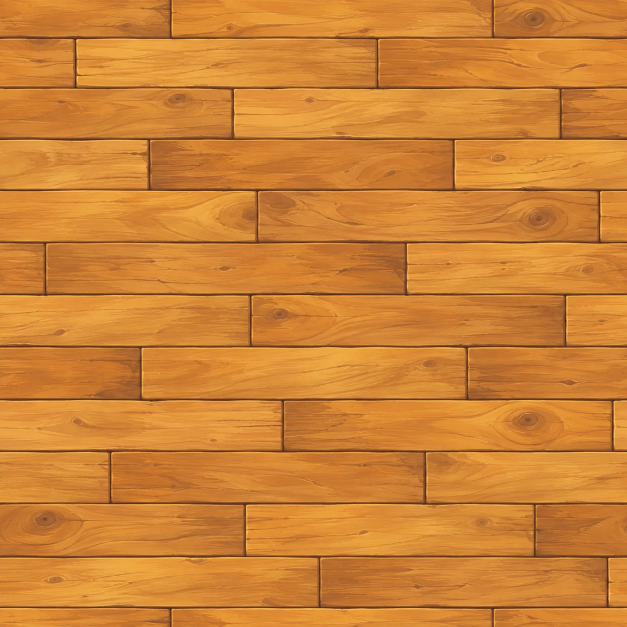
#> input picture art/source/round1/floor_t1_v1.webp, 1254 x 1254 px (shown at 1/2 size)
$ python mock_room.py out.png --path ../source/round1/floor_t1_v1.webp
#> lines starting #> are read from the running program, lines starting #| are printed output that depends on the picture
#!/usr/bin/env python3
"""mock_room.py: a quick room mock at the game's REAL tile size, to judge scale and repetition.

  mock_room.py OUT.jpg --wall W.png --floor F.png [--rug R.png] [--grass G.png] [--path P.png]
                       [--tile 96] [--cols 14] [--rows 9]

Single tiles hide problems a whole room shows: a floor that reads as stripes, a wall that repeats in a
grid, an object (like a rug) that is not a tile. Needs Pillow.
"""
import argparse
from PIL import Image

ap = argparse.ArgumentParser()
ap.add_argument("out")
for k in ("wall", "floor", "rug", "grass", "path"):
    ap.add_argument("--" + k)
ap.add_argument("--tile", type=int, default=96); ap.add_argument("--cols", type=int, default=14); ap.add_argument("--rows", type=int, default=9)
a = ap.parse_args()
T = a.tile
def load(p): return Image.open(p).convert("RGB").resize((T, T), Image.LANCZOS) if p else None
wall, floor, rug, grass, path = (load(getattr(a, k)) for k in ("wall", "floor", "rug", "grass", "path"))
#> in load (call 5), `def load(p): return Image.open(p).convert("RGB").resize((T, T), Image...`:
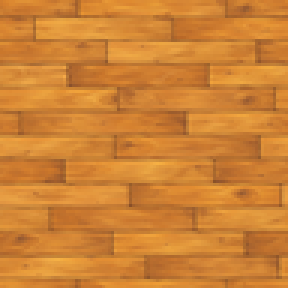
#> returned value: PIL image 96x96 RGB (shown 3 times larger); mean R, G, B 206.6, 130.6, 52.8
if not (wall and floor):
#> (the run stopped early here; a loop or call above may not have finished)

$ run again, on art/source/round1/floor_t2_v1.webp
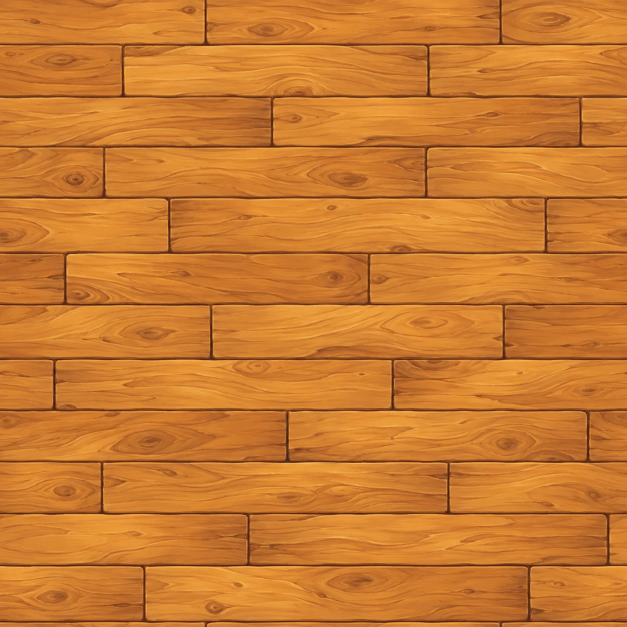
#> input picture art/source/round1/floor_t2_v1.webp, 1254 x 1254 px (shown at 1/2 size)
#> in load (call 5), `def load(p): return Image.open(p).convert("RGB").resize((T, T), Image...`:
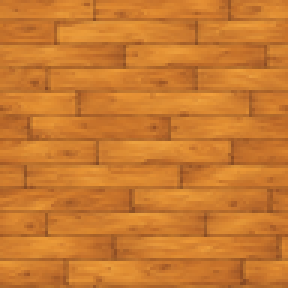
#> returned value: PIL image 96x96 RGB (shown 3 times larger); mean R, G, B 202.6, 122.5, 47.2

$ run again, on art/source/round1/floor_t2_v2.webp
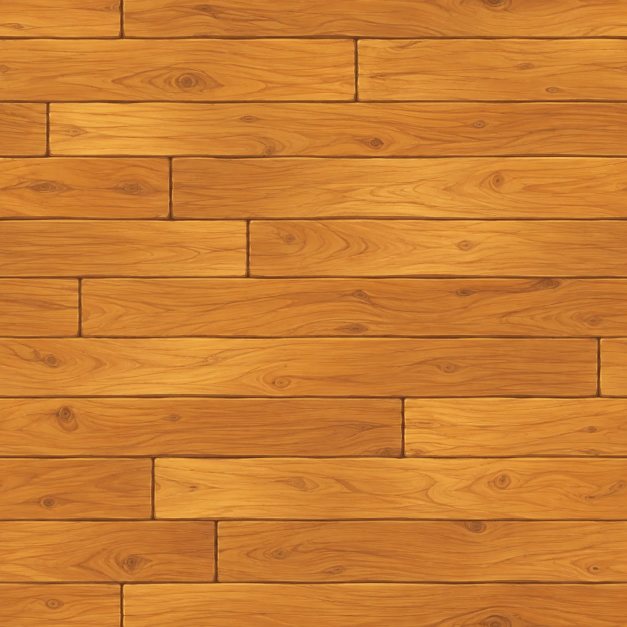
#> input picture art/source/round1/floor_t2_v2.webp, 1254 x 1254 px (shown at 1/2 size)
#> in load (call 5), `def load(p): return Image.open(p).convert("RGB").resize((T, T), Image...`:
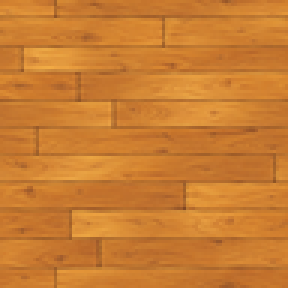
#> returned value: PIL image 96x96 RGB (shown 3 times larger); mean R, G, B 202.3, 125.2, 49.6

$ run again, on art/source/round1/floor_t3_v1.webp
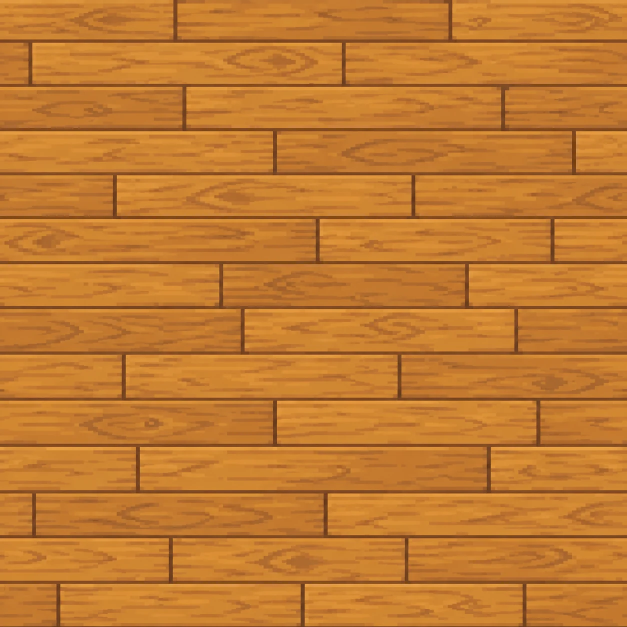
#> input picture art/source/round1/floor_t3_v1.webp, 1254 x 1254 px (shown at 1/2 size)
#> in load (call 5), `def load(p): return Image.open(p).convert("RGB").resize((T, T), Image...`:
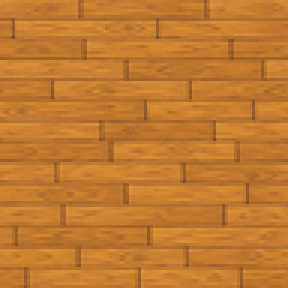
#> returned value: PIL image 96x96 RGB (shown 3 times larger); mean R, G, B 193.8, 122.2, 48
